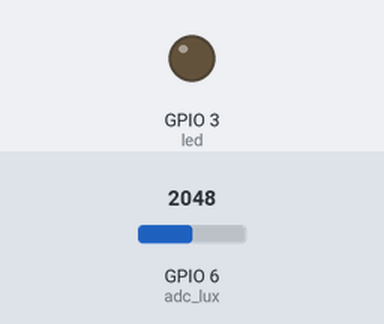
A program run on a simulated ESP32 board running MicroPython. Shown: output pins drawn as LEDs (lit = HIGH). The inputs (shaded band) are chosen by the test bench; at power-on: GPIO 6 (adc_lux) = 2048 (analog values on the 0–4095 scale).

Above: at 1.2 s.
1.3 s: GPIO 6 (adc_lux) set to 2866
At 2.4 s:
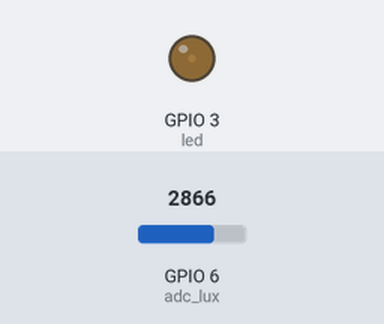
2.8 s: GPIO 6 (adc_lux) set to 4095
At 3.6 s:
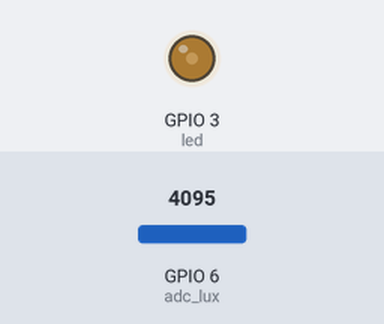
4.3 s: GPIO 6 (adc_lux) set to 2047
At 4.8 s:
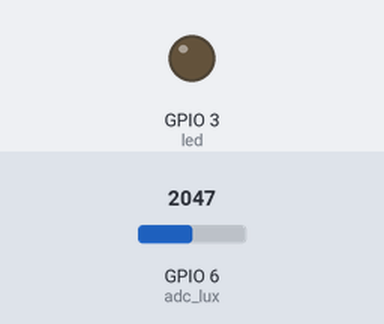
Timing chart, 0 to 7.3 s (numbered marks = the images above; inputs shaded):
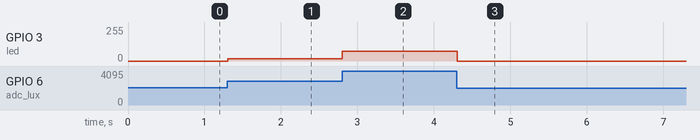

The program:

twillight_switch_PartC.py
```python
#!/usr/bin/env python
# -*-coding:utf-8 -*-
'''
@File    :   twillight_switch_PartC.py
@Time    :   2024/03/26 10:44:37
@Author  :   Uras Ayanoglu
@Version :   1.0
@Contact :   uras.ayanoglu@edu.turkuamk.fi
@License :   (C)Copyright 2024, Uras Ayanoglu
@Desc    :   A simple twilight switch that dims an LED based on the photoresistor values.
@Platform:   AI-Thinker NodeMCU ESP12k ESP32-S2 on MicroPython v1.22.2
'''

from machine import ADC, Pin, PWM
import time

# Initialize ADC for the photoresistor
adc_lux = ADC(Pin(6))
adc_lux.atten(ADC.ATTN_11DB)

# Initialize the LED with PWM
led = PWM(Pin(3), freq=1000)

# Define the threshold for light intensity
threshold = 30

def update_led_brightness(light_intensity):
    # Calculate duty cycle for the PWM based on light intensity
    # Higher light intensity values mean darker conditions for Keyes KY-018 Photoresistor
    min_brightness_threshold = 30  # Light intensity threshold for starting to light up the LED

    if light_intensity < min_brightness_threshold:
        # If light intensity is below the threshold, turn off the LED
        led.duty(0)
    else:
        # Adjust the light intensity range from 30-100% to 0-100% for brightness scaling
        adjusted_intensity = (light_intensity - min_brightness_threshold) / (100 - min_brightness_threshold)

        # Scale the adjusted intensity to the PWM duty cycle
        duty_cycle = adjusted_intensity * 1023
        led.duty(int(duty_cycle))

def read_light_intensity():
    # Read and normalize light intensity
    raw_value = adc_lux.read()
    actual_max_adc_value = 8191
    percentage = (raw_value / actual_max_adc_value) * 100
    return max(0, min(percentage, 100))

while True:
    # Continuously read the light intensity
    light_intensity = read_light_intensity()

    # Update LED brightness based on the light intensity
    update_led_brightness(light_intensity)

    time.sleep(0.1)
```

Measured:
- after the input at 1.3 s, GPIO 3 (led): 0/255 → 18/255 at once
- after the input at 2.8 s, GPIO 3 (led): 18/255 → 73/255 at once
- after the input at 4.3 s, GPIO 3 (led): 73/255 → 0/255 at once
